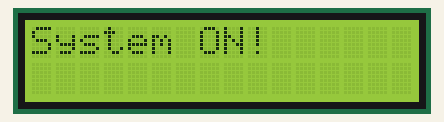
This sketch was run on a simulated Arduino Uno, built with avr-gcc and run on an emulated ATmega328P. Parts: 16×2 character LCD.

Above: at 0.1 s.
At 1.1 s:
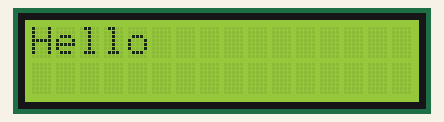

The sketch:

practice_only_lcd_monitor_show1.ino
```cpp
#include <LiquidCrystal.h>


LiquidCrystal lcd_1(12, 11, 5, 4, 3, 2);

void setup()
{
  lcd_1.begin(16, 2);
  lcd_1.print("System ON!");
  delay(1000);
  lcd_1.clear();
}

void loop()
{

  lcd_1.setCursor(0, 0);
  lcd_1.print("Hello");

  delay(1000);

}
```
